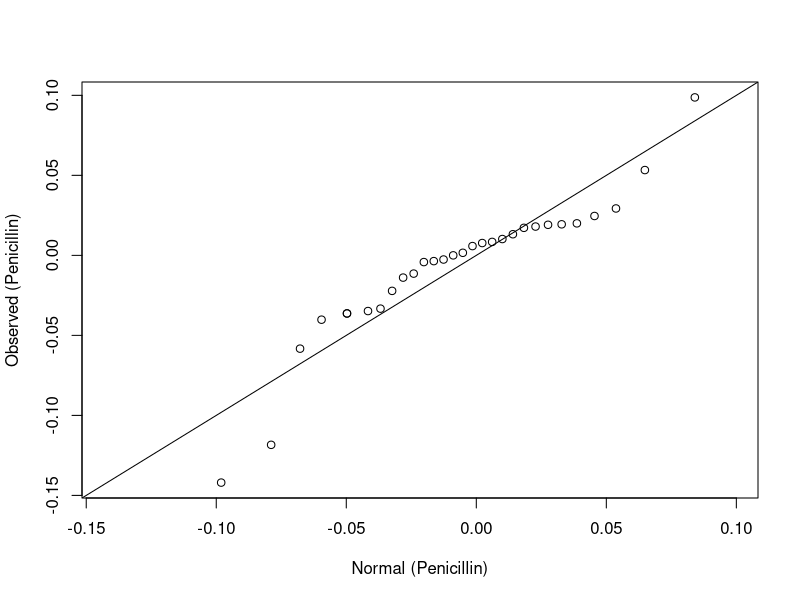

The R source for this figure:
# Normality tests: the StatsDirect help example (30 penicillin yields) in R
yield <- c(0.0987, 0.0000, 0.0533, -0.0026, 0.0293, -0.0036, 0.0246, -0.0042, 0.0200,
           -0.0114, 0.0194, -0.0139, 0.0191, -0.0222, 0.0180, -0.0333, 0.0172, -0.0348,
           0.0132, -0.0363, 0.0102, -0.0363, 0.0084, -0.0402, 0.0077, -0.0583, 0.0058,
           -0.1184, 0.0016, -0.1420)
n <- length(yield)

# R's standard test gives the Shapiro-Wilk W and its P (Royston 1995), as
# StatsDirect reports them.
sw <- shapiro.test(yield)
print(sw)

six <- function(x) formatC(x, digits = 6, format = "f", drop0trailing = TRUE)
pv <- function(p) {
  paste("P =", formatC(p, digits = 4, format = "f", drop0trailing = TRUE))
}
cat("Sample size", n, "  Mean", six(mean(yield)), "  Standard deviation",
    six(sd(yield)), "\n")

# Moments about the mean give the skewness (sqrt b1) and kurtosis (b2)
m2 <- mean((yield - mean(yield))^2)
m3 <- mean((yield - mean(yield))^3)
m4 <- mean((yield - mean(yield))^4)
skew <- m3 / m2^1.5
kurt <- m4 / m2^2

# Test of skewness (D'Agostino 1970), needing at least 8 observations
stopifnot(n >= 8)
y <- skew * sqrt((n + 1) * (n + 3) / (6 * (n - 2)))
beta2 <- 3 * (n^2 + 27 * n - 70) * (n + 1) * (n + 3) /
         ((n - 2) * (n + 5) * (n + 7) * (n + 9))
w2 <- -1 + sqrt(2 * (beta2 - 1))
z1 <- asinh(y / sqrt(2 / (w2 - 1))) / sqrt(log(sqrt(w2)))
cat("Skewness", paste0(six(skew), ","), pv(2 * pnorm(-abs(z1))), "\n")

# Test of kurtosis (Anscombe and Glynn 1983)
xx <- (kurt - 3 * (n - 1) / (n + 1)) /
      sqrt(24 * n * (n - 2) * (n - 3) / ((n + 1)^2 * (n + 3) * (n + 5)))
mo <- 6 * (n^2 - 5 * n + 2) / ((n + 7) * (n + 9)) *
      sqrt(6 * (n + 3) * (n + 5) / (n * (n - 2) * (n - 3)))
a <- 6 + 8 / mo * (2 / mo + sqrt(1 + 4 / mo^2))
z2 <- (1 - 2 / (9 * a) - ((1 - 2 / a) / (1 + xx * sqrt(2 / (a - 4))))^(1 / 3)) /
      sqrt(2 / (9 * a))
cat("Kurtosis", paste0(six(kurt), ","), pv(2 * pnorm(-abs(z2))), "\n")

# Omnibus test: K2 = Z1^2 + Z2^2 (D'Agostino, Belanger and D'Agostino 1990) with
# Royston's (1991) correction, which makes it closer to chi-square with 2 df.
# The corrected K2 is -2 log P.
zc <- -qnorm(exp(-(z1^2 + z2^2) / 2))     # K2's P as a normal deviate
ln <- log(n)
cut <- 0.55 * n^0.2 - 0.21
a1 <- (-5 + 3.46 * ln) * exp(-1.37 * ln)
b1 <- 1 + (0.854 - 0.148 * ln) * exp(-0.55 * ln)
b2 <- 2.13 / (1 - 2.37 * ln)
zr <- if (zc < -1) zc else if (zc < cut) a1 + b1 * zc else
      a1 - b2 * cut + (b2 + b1) * zc
pk <- pnorm(-zr)
cat("Royston chi-sq", paste0(six(-2 * log(pk)), ","), pv(pk), "\n")

# StatsDirect adds V = (1 - W) / the median of 1 - W under normality, from the
# approximation for 12 or more observations (it uses another for 4 to 11)
stopifnot(n >= 12)
mu <- -1.5861 + ln * (-0.31082 + ln * (-0.083751 + ln * 0.0038915))
cat("Shapiro-Wilk W", paste0(six(sw$statistic), ","),
    "V =", paste0(six((1 - sw$statistic) / exp(mu)), ","), pv(sw$p.value), "\n")

# Shapiro-Francia W': the squared correlation between the ordered values and
# Blom's normal scores for their positions, with P and V' from Royston's (1983)
# normalising transformation
x <- sort(yield)
m <- qnorm((1:n - 0.375) / (n + 0.25))
Wf <- cor(x, m)^2
h <- ln - 5
l <- -0.0480157 + h * (0.01971964 - 0.0119065 * h^2)
mf <- -exp(1.6930674 + h * (0.1441647 + h * (-0.01849276 + h * (0.031074485 +
                                                                  h * 0.0055717663))))
f <- exp(-0.510725 + h * (-0.1160364 + h * (-0.006702098 + h * (0.054465944 +
                                                                  h * 0.0087397329))))
psf <- pnorm(-(((1 - Wf)^l - 1) / l - mf) / f)
cat("Shapiro-Francia W'", paste0(six(Wf), ","),
    "V' =", paste0(six((1 - Wf) / (l * mf + 1)^(1 / l)), ","), pv(psf), "\n")

# StatsDirect's conclusion, from the smaller of the last two P values
p <- min(sw$p.value, psf)
cat(if (p < 0.05) "Sample unlikely to be from a normal distribution"
    else if (p < 0.1) "Tests not quite significant but do not assume normality"
    else "No non-normality detected by tests: examine plot", "\n")

# The normal plot at the end of the report: each value against its Blom normal
# score put on the scale of the data (mean + z sd, with sd taken over n), and the
# line of equality
z <- qnorm((rank(yield) - 0.375) / (n + 0.25))
expected <- mean(yield) + z * sqrt(m2)
lim <- range(expected, yield)
plot(expected, yield, xlim = lim, ylim = lim, xlab = "Normal (Penicillin)",
     ylab = "Observed (Penicillin)")
abline(0, 1)
